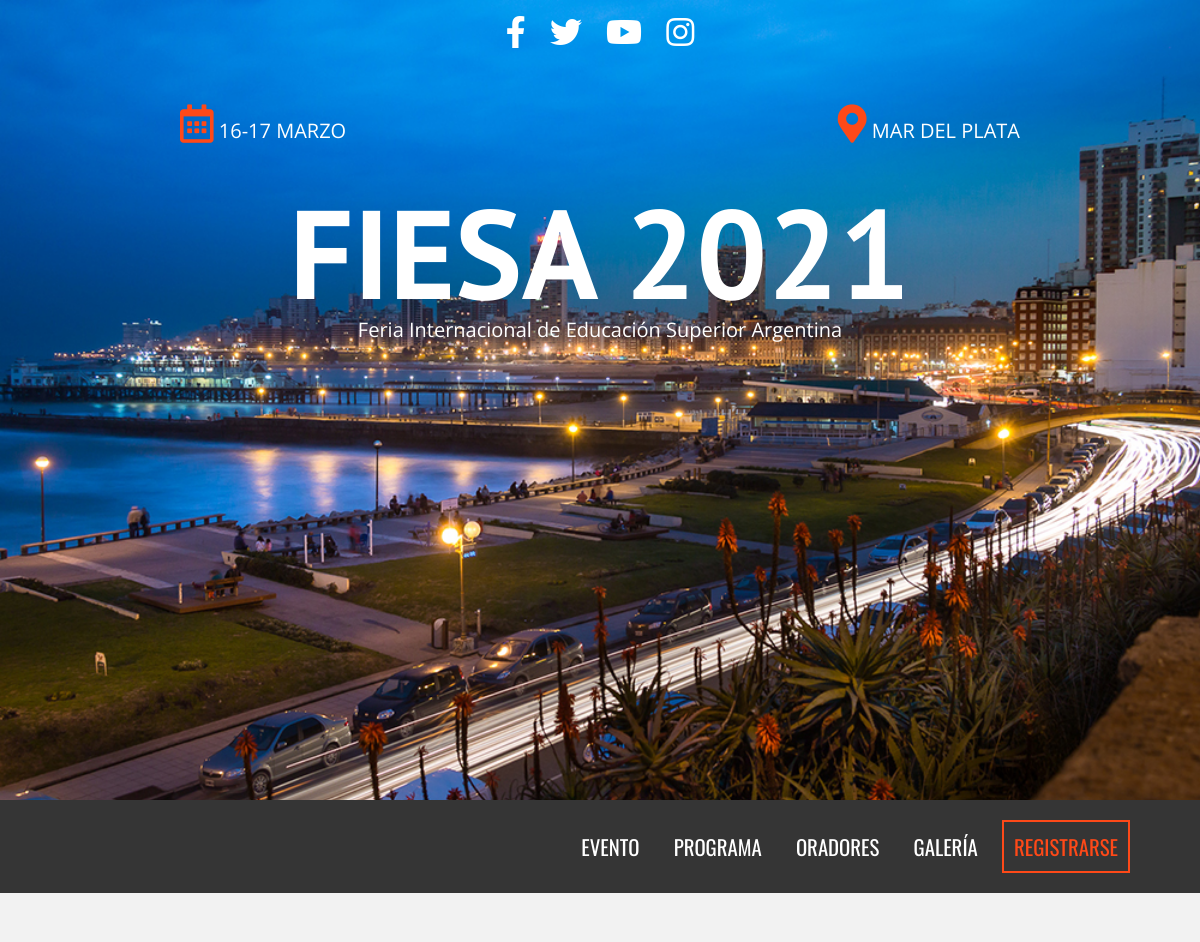
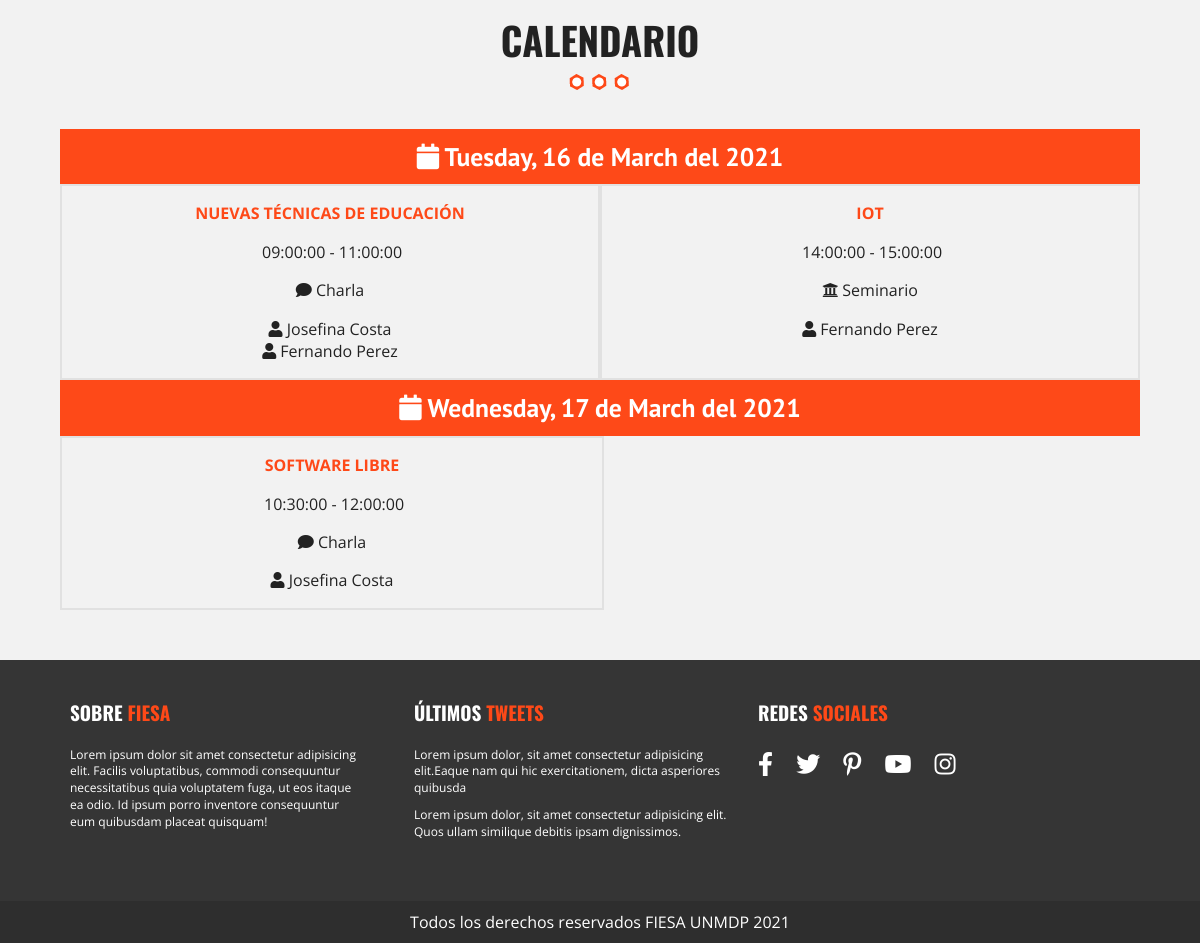
Page /calendario.php on the committed database (2 pictures, top to bottom).
### tables this page shows
CREATE TABLE actividad(
    id_actividad int NOT NULL AUTO_INCREMENT,
    nombre_act varchar(30) NOT NULL,
    fecha DATE NOT NULL,
    hora_inicio time NOT NULL,
    hora_fin time NOT NULL,
    descripcion varchar(130) NOT NULL,
    id_categoria INT NOT NULL,
    id_evento int NOT NULL,
    PRIMARY KEY(id_actividad),
    FOREIGN KEY(id_categoria) REFERENCES categoria_act(id_categoria) ON DELETE CASCADE,
    FOREIGN KEY(id_evento) REFERENCES evento(id_evento) ON DELETE CASCADE
);

CREATE TABLE categoria_act(
    id_categoria int NOT NULL AUTO_INCREMENT,
    nombre varchar(20) NOT NULL,
    icono varchar(20) not NULL,
    PRIMARY KEY(id_categoria)
);

### calendario.php (the view, shortened to what this page needs)
<?php include_once 'includes/templates/header.php'; ?>
  <section id="" class="seccion contenedor">
    <h2>Calendario</h2>
    <?php
        try{
            require_once('includes/funciones/conexionBDD.php');
            $sql_actividades="
            SELECT nombre_act, fecha, hora_inicio, hora_fin, id_actividad,c.nombre as nombre_cat, icono
            FROM actividad a, categoria_act c
            WHERE a.id_categoria=c.id_categoria";
            $sql_oradores="
            SELECT nombre, apellido, o.legajo, id_actividad
            FROM orador o, dicta d
            WHERE o.legajo = d.legajo";
            $tuplas_actividades= $db->query($sql_actividades);
            $tuplas_oradores= $db->query($sql_oradores);
        }
        catch(Exception $e){
            echo ($e->getMessage());
        }
    ?>
    <div class="calendario">
        <?php
            $calendario= array();
            $oradores= array();
            while ($aux_actividades= $tuplas_actividades->fetch_assoc()) {
                $f= $aux_actividades['fecha'];
                $aux_act= array(
                    'id_actividad' => $aux_actividades['id_actividad'],
                    'categoria' => $aux_actividades['nombre_cat'],
                    'icono' => $aux_actividades['icono'],
                    'nombre_act' => $aux_actividades['nombre_act'],
                    'fecha' => $aux_actividades['fecha'],
                    'horario' => $aux_actividades['hora_inicio'] . ' - ' . $aux_actividades['hora_fin'],
                    'oradores' => array()
                );
                $calendario[$f][]= $aux_act;
                }
            while ($aux_oradores= $tuplas_oradores->fetch_assoc()){
                $orador= array(
                    'nombre_ape' => $aux_oradores['nombre'] . ' ' . $aux_oradores['apellido'],
                    'id_actividad' => $aux_oradores['id_actividad']
                );
                $oradores[]= $orador;
            }
            foreach ($calendario as $dia => $lista){
            ?>
				<h3>
					<i class="fa fa-calendar"></i>
					<?php
					echo utf8_encode(strftime("%A, %d de %B del %Y", strtotime($dia)));
					?>
				</h3>
                <div class="dia">
                    <?php
                    foreach ($lista as $act){
                        foreach ($oradores as $ora){
                            if ($ora['id_actividad'] == $act['id_actividad'])
                                $act['oradores'][]=  $ora['nombre_ape'];
                        }
                    ?>
                        <div class="actividad">
                            <p class="titulo"> <?php echo $act['nombre_act']; ?> </p>
                            <p class="hora">
                                <?php echo $act['horario'];
                                ?>
                            </p>
                            <p>
                            <i class="fa <?php echo $act['icono']; ?>" aria-hidden="true"></i>
                            <?php echo $act['categoria'] ?> </p>
                            <p>
                                <?php
                                foreach($act['oradores'] as $o){
                                    ?>
                                    <i class="fa fa-user" aria-hidden="true"></i>
                                    <?php
                                    echo $o;
                                    echo "<br>";
                                }
                                ?>
                            </p>
                        </div>
            <?php   } ?>
                </div>
    <?php   }  ?>
    </div>
  </section>
  <?php include_once 'includes/templates/footer.php'; ?>

### css/main.css (style rules this page uses)
html { color: #222; font-size: 1em; line-height: 1.4; }
html { box-sizing: border-box; }
body { background-color: #f2f2f2; font-family: 'Open Sans', sans-serif; }
.contenedor { width:98%; margin: 0 auto; }
@media only screen and (min-width: 480px) { .contenedor { width:95%; } }
@media only screen and (min-width: 768px) { .contenedor { width:90%; } }
@media only screen and (min-width: 992px) { .contenedor { width:90%; max-width: 1100px; } }
.seccion { padding:30px 0; }
.seccion p { font-size: 1.2em; text-align: center; }
h2 { font-family: 'Oswald', sans-serif; font-size:2.4em; text-transform: uppercase; text-align: center; }
h2::after { content:''; margin: 0 auto; background-image: url(../img/separador.png); height: 30px; width: 100px; display: block; }
h3 { font-size:1.6em; color: #fe4918; font-family:'PT Sans', sans-serif; margin:0; }
.calendario h3 { background-color: #fe4918; clear: both; color: white; text-align: center; padding: 10px 0; }
.calendario::after { clear: both; display: block; content: ''; }
.dia { clear:both; display: flex; }
.actividad { width: 50%; float: left; border: 2px solid #e1e1e1; transition: all .3s ease; }
.actividad p.titulo { color:#fe4918; text-transform: uppercase; font-weight: bold; }
.actividad p { font-size: 1em; }

### rows in the picture
actividad: nombre_act "NUEVAS TÉCNICAS DE EDUCACIÓN", horario "09:00:00 - 11:00:00", id_categoria.nombre "Charla", o "Josefina Costa", o "Fernando Perez"
actividad: nombre_act "IOT", horario "14:00:00 - 15:00:00", id_categoria.nombre "Seminario", o "Fernando Perez"
actividad: nombre_act "SOFTWARE LIBRE", horario "10:30:00 - 12:00:00", id_categoria.nombre "Charla", o "Josefina Costa"

### other values in the picture
utf8_encode(strftime("%A, %d de %B del %Y", strtotime($dia))) "Tuesday, 16 de March del 2021"
utf8_encode(strftime("%A, %d de %B del %Y", strtotime($dia))) "Wednesday, 17 de March del 2021"
